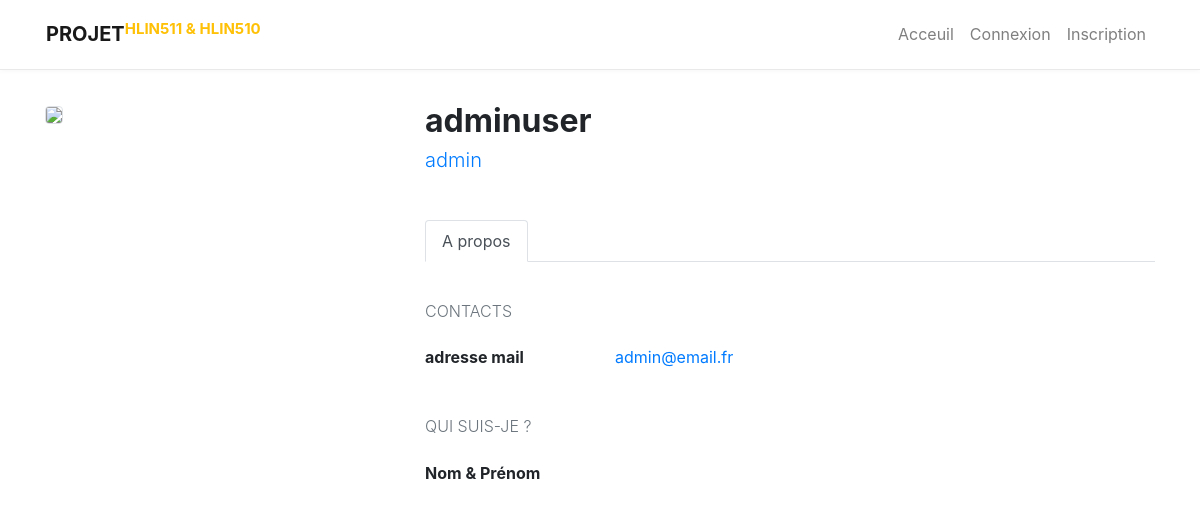
The app's page /ProfilePage.php?id=1 with its own data.
### tables this page shows
CREATE TABLE membres (
  id INT(11) NOT NULL UNIQUE AUTO_INCREMENT,
  username VARCHAR(20) NOT NULL,
  password VARCHAR(128) NOT NULL,
  nom VARCHAR(20) DEFAULT NULL,
  prenom VARCHAR(20) DEFAULT NULL,
  email VARCHAR(50) NOT NULL,
  ville VARCHAR(20) DEFAULT NULL,
  adresse VARCHAR(100) DEFAULT NULL,
  telephone VARCHAR(10) DEFAULT NULL,
  role VARCHAR(20) NOT NULL DEFAULT 'Visiteur',
  ban DATE DEFAULT NULL,
   
  PRIMARY KEY (id),
   
  CONSTRAINT role_check CHECK (role IN ('Visiteur', 'Contributeur', 'Admin')),
  CONSTRAINT email_check CHECK (email LIKE '%@%')

);

### www/ProfilePage.php (the view, shortened to what this page needs)
<?php
$WWWPATH = "/opt/lampp/htdocs/www/ProjetS5/www/";
require($WWWPATH . "template/includes.php");
?>
<!doctype html>
<html lang="fr">
    <head>
    </head>
    <body>
        <?php
    	require($WWWPATH . "template/sql.php");
    	$prepared = $bdd->prepare("SELECT nom, prenom, username, role, email, ville, adresse, telephone FROM membres WHERE id=:id");
    	$array=array(":id" => $_GET['id']);
    	if ($prepared->execute($array)) {
    	    if ($row = $prepared->fetch()) {
                ?>
        <div class="container py-4 my-2">
            <div class="row">
                <div class="col-md-4 pr-md-5">
                    <img class="w-100 rounded border" src="https://icon-library.net/images/user-png-icon/user-png-icon-10.jpg" />
                    <div class="pt-4 mt-2">
                        <section class="mb-4 pb-1">
                        </section>
                    </div>
                    </div>
                    <div class="col-md-8">
                    <div class="d-flex align-items-center">
                        <h2 class="font-weight-bold m-0">
                            <?php echo $row['username']; ?>
                        </h2>
                    </div>
                    <p class="h5 text-primary mt-2 d-block font-weight-light">
                        <?php echo $row['role']; ?>
                    </p>
                    <section class="mt-4">
                        <ul class="nav nav-tabs" id="myTab" role="tablist">
                            <li class="nav-item">
                                <a class="nav-link active" id="home-tab" data-toggle="tab" href="#home" role="tab" aria-controls="home" aria-selected="true">
                                    A propos
                                </a>
                            </li>
                        </ul>
                        <div class="tab-content py-4" id="myTabContent">
                            <div class="tab-pane py-3 fade show active" id="home" role="tabpanel" aria-labelledby="home-tab">
                                <?php if ($row['role'] != "Visiteur") {
                                    ?>
                                    <h6 class="text-uppercase font-weight-light text-secondary">
                                        Contacts
                                    </h6>
                                    <dl class="row mt-4 mb-4 pb-3">
                                        <?php
                                        if ($row['email'] != "") {
                                            echo '
                                            <dt class="col-sm-3">adresse mail</dt>
                                            <dd class="col-sm-9">
                                                <a href="mailto:'. $row['email'] .'">'. $row['email'] .'</a>
                                            </dd>';
                                        }
                                        ?>
                                    </dl>
                                <?php }
                                ?>
                                <h6 class="text-uppercase font-weight-light text-secondary">
                                    Qui suis-je ?
                                </h6>
                                <dl class="row mt-4 mb-4 pb-3">
                                    <dt class="col-sm-3">Nom & Prénom</dt>
                                    <dd class="col-sm-9"><?php echo "$row[nom] $row[prenom]"; ?></dd>
                                </dl>
                            </div>
                        </div>
                    </section>
                </div>
            </div>
        </div>
    <?php }
        }
        ?>
    </body>
</html>

### www/css/clean.css (style rules this page uses)
header { padding: .4rem 0; border-bottom: 1px solid #e9e9e9; box-shadow: 0px 0px 6px rgba(0,0,0,.05); }

### records on screen
membres: username "adminuser", role "admin", email "admin@email.fr"
